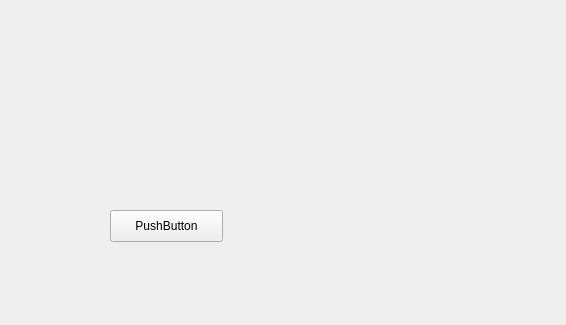
<?xml version="1.0" encoding="UTF-8"?>
<ui version="4.0">
 <class>MainWindow</class>
 <widget class="QMainWindow" name="MainWindow">
  <property name="geometry">
   <rect>
    <x>0</x>
    <y>0</y>
    <width>566</width>
    <height>325</height>
   </rect>
  </property>
  <property name="windowTitle">
   <string>MainWindow</string>
  </property>
  <widget class="QWidget" name="centralwidget">
   <widget class="QPushButton" name="pushButton">
    <property name="geometry">
     <rect>
      <x>110</x>
      <y>210</y>
      <width>113</width>
      <height>32</height>
     </rect>
    </property>
    <property name="text">
     <string>PushButton</string>
    </property>
   </widget>
  </widget>
 </widget>
 <resources/>
 <connections/>
</ui>
